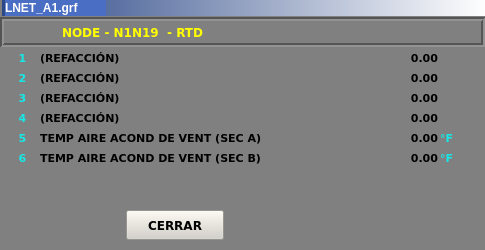
<?xml version="1.0" encoding="UTF-8"?>
<ui version="4.0">
 <class>Inet_AI_19</class>
 <widget class="QWidget" name="Inet_AI_19">
  <property name="geometry">
   <rect>
    <x>0</x>
    <y>0</y>
    <width>485</width>
    <height>250</height>
   </rect>
  </property>
  <property name="minimumSize">
   <size>
    <width>485</width>
    <height>250</height>
   </size>
  </property>
  <property name="maximumSize">
   <size>
    <width>485</width>
    <height>250</height>
   </size>
  </property>
  <property name="windowTitle">
   <string>Inet_AI_19</string>
  </property>
  <property name="styleSheet">
   <string notr="true">background-color: rgb(128, 128, 128);</string>
  </property>
  <widget class="QLabel" name="lbNumDes_2">
   <property name="geometry">
    <rect>
     <x>388</x>
     <y>70</y>
     <width>50</width>
     <height>16</height>
    </rect>
   </property>
   <property name="font">
    <font>
     <family>Verdana</family>
     <pointsize>8</pointsize>
     <weight>75</weight>
     <bold>true</bold>
    </font>
   </property>
   <property name="text">
    <string>0.00</string>
   </property>
   <property name="alignment">
    <set>Qt::AlignRight|Qt::AlignTrailing|Qt::AlignVCenter</set>
   </property>
  </widget>
  <widget class="QPushButton" name="btCerrar">
   <property name="geometry">
    <rect>
     <x>126</x>
     <y>210</y>
     <width>98</width>
     <height>30</height>
    </rect>
   </property>
   <property name="font">
    <font>
     <family>Verdana</family>
     <pointsize>9</pointsize>
     <weight>75</weight>
     <bold>true</bold>
    </font>
   </property>
   <property name="styleSheet">
    <string notr="true">background-color: rgb(212, 208, 200);</string>
   </property>
   <property name="text">
    <string>CERRAR</string>
   </property>
  </widget>
  <widget class="QLabel" name="lbUni_1">
   <property name="geometry">
    <rect>
     <x>440</x>
     <y>50</y>
     <width>43</width>
     <height>16</height>
    </rect>
   </property>
   <property name="font">
    <font>
     <family>Verdana</family>
     <pointsize>8</pointsize>
     <weight>75</weight>
     <bold>true</bold>
    </font>
   </property>
   <property name="styleSheet">
    <string notr="true">color: rgb(22, 232, 232);</string>
   </property>
   <property name="text">
    <string/>
   </property>
   <property name="alignment">
    <set>Qt::AlignLeading|Qt::AlignLeft|Qt::AlignVCenter</set>
   </property>
  </widget>
  <widget class="QLabel" name="lbUni_6">
   <property name="geometry">
    <rect>
     <x>440</x>
     <y>150</y>
     <width>43</width>
     <height>16</height>
    </rect>
   </property>
   <property name="font">
    <font>
     <family>Verdana</family>
     <pointsize>8</pointsize>
     <weight>75</weight>
     <bold>true</bold>
    </font>
   </property>
   <property name="styleSheet">
    <string notr="true">color: rgb(22, 232, 232);</string>
   </property>
   <property name="text">
    <string>°F</string>
   </property>
   <property name="alignment">
    <set>Qt::AlignLeading|Qt::AlignLeft|Qt::AlignVCenter</set>
   </property>
  </widget>
  <widget class="QLabel" name="lbNum_6">
   <property name="geometry">
    <rect>
     <x>12</x>
     <y>150</y>
     <width>21</width>
     <height>16</height>
    </rect>
   </property>
   <property name="font">
    <font>
     <family>Verdana</family>
     <pointsize>8</pointsize>
     <weight>75</weight>
     <bold>true</bold>
    </font>
   </property>
   <property name="styleSheet">
    <string notr="true">color: rgb(22, 232, 232);</string>
   </property>
   <property name="text">
    <string>6</string>
   </property>
   <property name="alignment">
    <set>Qt::AlignCenter</set>
   </property>
  </widget>
  <widget class="QLabel" name="lbNum_1">
   <property name="geometry">
    <rect>
     <x>12</x>
     <y>50</y>
     <width>21</width>
     <height>16</height>
    </rect>
   </property>
   <property name="font">
    <font>
     <family>Verdana</family>
     <pointsize>8</pointsize>
     <weight>75</weight>
     <bold>true</bold>
    </font>
   </property>
   <property name="styleSheet">
    <string notr="true">color: rgb(22, 232, 232);</string>
   </property>
   <property name="text">
    <string>1</string>
   </property>
   <property name="alignment">
    <set>Qt::AlignCenter</set>
   </property>
  </widget>
  <widget class="QLabel" name="lbTit_5">
   <property name="geometry">
    <rect>
     <x>40</x>
     <y>130</y>
     <width>340</width>
     <height>16</height>
    </rect>
   </property>
   <property name="font">
    <font>
     <family>Verdana</family>
     <pointsize>8</pointsize>
     <weight>75</weight>
     <bold>true</bold>
    </font>
   </property>
   <property name="text">
    <string>TEMP AIRE ACOND DE VENT (SEC A)</string>
   </property>
  </widget>
  <widget class="QLabel" name="lbUni_4">
   <property name="geometry">
    <rect>
     <x>440</x>
     <y>110</y>
     <width>43</width>
     <height>16</height>
    </rect>
   </property>
   <property name="font">
    <font>
     <family>Verdana</family>
     <pointsize>8</pointsize>
     <weight>75</weight>
     <bold>true</bold>
    </font>
   </property>
   <property name="styleSheet">
    <string notr="true">color: rgb(22, 232, 232);</string>
   </property>
   <property name="text">
    <string/>
   </property>
   <property name="alignment">
    <set>Qt::AlignLeading|Qt::AlignLeft|Qt::AlignVCenter</set>
   </property>
  </widget>
  <widget class="QLabel" name="lbTit_2">
   <property name="geometry">
    <rect>
     <x>40</x>
     <y>70</y>
     <width>340</width>
     <height>16</height>
    </rect>
   </property>
   <property name="font">
    <font>
     <family>Verdana</family>
     <pointsize>8</pointsize>
     <weight>75</weight>
     <bold>true</bold>
    </font>
   </property>
   <property name="text">
    <string>(REFACCIÓN)</string>
   </property>
  </widget>
  <widget class="QLabel" name="lbNumDes_5">
   <property name="geometry">
    <rect>
     <x>388</x>
     <y>130</y>
     <width>50</width>
     <height>16</height>
    </rect>
   </property>
   <property name="font">
    <font>
     <family>Verdana</family>
     <pointsize>8</pointsize>
     <weight>75</weight>
     <bold>true</bold>
    </font>
   </property>
   <property name="text">
    <string>0.00</string>
   </property>
   <property name="alignment">
    <set>Qt::AlignRight|Qt::AlignTrailing|Qt::AlignVCenter</set>
   </property>
  </widget>
  <widget class="QLabel" name="lbNum_5">
   <property name="geometry">
    <rect>
     <x>12</x>
     <y>130</y>
     <width>21</width>
     <height>16</height>
    </rect>
   </property>
   <property name="font">
    <font>
     <family>Verdana</family>
     <pointsize>8</pointsize>
     <weight>75</weight>
     <bold>true</bold>
    </font>
   </property>
   <property name="styleSheet">
    <string notr="true">color: rgb(22, 232, 232);</string>
   </property>
   <property name="text">
    <string>5</string>
   </property>
   <property name="alignment">
    <set>Qt::AlignCenter</set>
   </property>
  </widget>
  <widget class="QLabel" name="lbTit_3">
   <property name="geometry">
    <rect>
     <x>40</x>
     <y>90</y>
     <width>340</width>
     <height>16</height>
    </rect>
   </property>
   <property name="font">
    <font>
     <family>Verdana</family>
     <pointsize>8</pointsize>
     <weight>75</weight>
     <bold>true</bold>
    </font>
   </property>
   <property name="text">
    <string>(REFACCIÓN)</string>
   </property>
  </widget>
  <widget class="QLabel" name="lbNum_2">
   <property name="geometry">
    <rect>
     <x>12</x>
     <y>70</y>
     <width>21</width>
     <height>16</height>
    </rect>
   </property>
   <property name="font">
    <font>
     <family>Verdana</family>
     <pointsize>8</pointsize>
     <weight>75</weight>
     <bold>true</bold>
    </font>
   </property>
   <property name="styleSheet">
    <string notr="true">color: rgb(22, 232, 232);</string>
   </property>
   <property name="text">
    <string>2</string>
   </property>
   <property name="alignment">
    <set>Qt::AlignCenter</set>
   </property>
  </widget>
  <widget class="QLabel" name="lbNum_4">
   <property name="geometry">
    <rect>
     <x>12</x>
     <y>110</y>
     <width>21</width>
     <height>16</height>
    </rect>
   </property>
   <property name="font">
    <font>
     <family>Verdana</family>
     <pointsize>8</pointsize>
     <weight>75</weight>
     <bold>true</bold>
    </font>
   </property>
   <property name="styleSheet">
    <string notr="true">color: rgb(22, 232, 232);</string>
   </property>
   <property name="text">
    <string>4</string>
   </property>
   <property name="alignment">
    <set>Qt::AlignCenter</set>
   </property>
  </widget>
  <widget class="QLabel" name="lbNum_3">
   <property name="geometry">
    <rect>
     <x>12</x>
     <y>90</y>
     <width>21</width>
     <height>16</height>
    </rect>
   </property>
   <property name="font">
    <font>
     <family>Verdana</family>
     <pointsize>8</pointsize>
     <weight>75</weight>
     <bold>true</bold>
    </font>
   </property>
   <property name="styleSheet">
    <string notr="true">color: rgb(22, 232, 232);</string>
   </property>
   <property name="text">
    <string>3</string>
   </property>
   <property name="alignment">
    <set>Qt::AlignCenter</set>
   </property>
  </widget>
  <widget class="QLabel" name="lbNumDes_4">
   <property name="geometry">
    <rect>
     <x>388</x>
     <y>110</y>
     <width>50</width>
     <height>16</height>
    </rect>
   </property>
   <property name="font">
    <font>
     <family>Verdana</family>
     <pointsize>8</pointsize>
     <weight>75</weight>
     <bold>true</bold>
    </font>
   </property>
   <property name="text">
    <string>0.00</string>
   </property>
   <property name="alignment">
    <set>Qt::AlignRight|Qt::AlignTrailing|Qt::AlignVCenter</set>
   </property>
  </widget>
  <widget class="QLabel" name="lbNumDes_6">
   <property name="geometry">
    <rect>
     <x>388</x>
     <y>150</y>
     <width>50</width>
     <height>16</height>
    </rect>
   </property>
   <property name="font">
    <font>
     <family>Verdana</family>
     <pointsize>8</pointsize>
     <weight>75</weight>
     <bold>true</bold>
    </font>
   </property>
   <property name="text">
    <string>0.00</string>
   </property>
   <property name="alignment">
    <set>Qt::AlignRight|Qt::AlignTrailing|Qt::AlignVCenter</set>
   </property>
  </widget>
  <widget class="QFrame" name="frame_2">
   <property name="geometry">
    <rect>
     <x>2</x>
     <y>0</y>
     <width>485</width>
     <height>16</height>
    </rect>
   </property>
   <property name="styleSheet">
    <string notr="true">background-color: qlineargradient(spread:pad, x1:0, y1:0, x2:1, y2:0, stop:0 rgba(43, 71, 134, 255), stop:1 rgba(255, 255, 255, 255));</string>
   </property>
   <property name="frameShape">
    <enum>QFrame::Panel</enum>
   </property>
   <property name="frameShadow">
    <enum>QFrame::Raised</enum>
   </property>
   <property name="lineWidth">
    <number>0</number>
   </property>
   <widget class="QLabel" name="lbIP">
    <property name="geometry">
     <rect>
      <x>3</x>
      <y>0</y>
      <width>101</width>
      <height>16</height>
     </rect>
    </property>
    <property name="font">
     <font>
      <pointsize>9</pointsize>
      <weight>75</weight>
      <bold>true</bold>
     </font>
    </property>
    <property name="styleSheet">
     <string notr="true">background-color: rgb(74, 110, 195);
color: rgb(255, 255, 255);
background-color: rgb(74, 110, 195);</string>
    </property>
    <property name="text">
     <string>LNET_A1.grf</string>
    </property>
   </widget>
  </widget>
  <widget class="QLabel" name="lbUni_2">
   <property name="geometry">
    <rect>
     <x>440</x>
     <y>70</y>
     <width>43</width>
     <height>16</height>
    </rect>
   </property>
   <property name="font">
    <font>
     <family>Verdana</family>
     <pointsize>8</pointsize>
     <weight>75</weight>
     <bold>true</bold>
    </font>
   </property>
   <property name="styleSheet">
    <string notr="true">color: rgb(22, 232, 232);</string>
   </property>
   <property name="text">
    <string/>
   </property>
   <property name="alignment">
    <set>Qt::AlignLeading|Qt::AlignLeft|Qt::AlignVCenter</set>
   </property>
  </widget>
  <widget class="QLabel" name="lbUni_3">
   <property name="geometry">
    <rect>
     <x>440</x>
     <y>90</y>
     <width>43</width>
     <height>16</height>
    </rect>
   </property>
   <property name="font">
    <font>
     <family>Verdana</family>
     <pointsize>8</pointsize>
     <weight>75</weight>
     <bold>true</bold>
    </font>
   </property>
   <property name="styleSheet">
    <string notr="true">color: rgb(22, 232, 232);</string>
   </property>
   <property name="text">
    <string/>
   </property>
   <property name="alignment">
    <set>Qt::AlignLeading|Qt::AlignLeft|Qt::AlignVCenter</set>
   </property>
  </widget>
  <widget class="QLabel" name="lbTit_1">
   <property name="geometry">
    <rect>
     <x>40</x>
     <y>50</y>
     <width>340</width>
     <height>16</height>
    </rect>
   </property>
   <property name="font">
    <font>
     <family>Verdana</family>
     <pointsize>8</pointsize>
     <weight>75</weight>
     <bold>true</bold>
    </font>
   </property>
   <property name="text">
    <string>(REFACCIÓN)</string>
   </property>
  </widget>
  <widget class="QLabel" name="lbNumDes_1">
   <property name="geometry">
    <rect>
     <x>388</x>
     <y>50</y>
     <width>50</width>
     <height>16</height>
    </rect>
   </property>
   <property name="font">
    <font>
     <family>Verdana</family>
     <pointsize>8</pointsize>
     <weight>75</weight>
     <bold>true</bold>
    </font>
   </property>
   <property name="text">
    <string>0.00</string>
   </property>
   <property name="alignment">
    <set>Qt::AlignRight|Qt::AlignTrailing|Qt::AlignVCenter</set>
   </property>
  </widget>
  <widget class="QLabel" name="lbTit_4">
   <property name="geometry">
    <rect>
     <x>40</x>
     <y>110</y>
     <width>340</width>
     <height>16</height>
    </rect>
   </property>
   <property name="font">
    <font>
     <family>Verdana</family>
     <pointsize>8</pointsize>
     <weight>75</weight>
     <bold>true</bold>
    </font>
   </property>
   <property name="text">
    <string>(REFACCIÓN)</string>
   </property>
  </widget>
  <widget class="QLabel" name="lbUni_5">
   <property name="geometry">
    <rect>
     <x>440</x>
     <y>130</y>
     <width>43</width>
     <height>16</height>
    </rect>
   </property>
   <property name="font">
    <font>
     <family>Verdana</family>
     <pointsize>8</pointsize>
     <weight>75</weight>
     <bold>true</bold>
    </font>
   </property>
   <property name="styleSheet">
    <string notr="true">color: rgb(22, 232, 232);</string>
   </property>
   <property name="text">
    <string>°F</string>
   </property>
   <property name="alignment">
    <set>Qt::AlignLeading|Qt::AlignLeft|Qt::AlignVCenter</set>
   </property>
  </widget>
  <widget class="QFrame" name="frame">
   <property name="geometry">
    <rect>
     <x>0</x>
     <y>17</y>
     <width>485</width>
     <height>30</height>
    </rect>
   </property>
   <property name="styleSheet">
    <string notr="true">border-color: rgb(255, 255, 255);</string>
   </property>
   <property name="frameShape">
    <enum>QFrame::Box</enum>
   </property>
   <property name="frameShadow">
    <enum>QFrame::Sunken</enum>
   </property>
   <property name="lineWidth">
    <number>2</number>
   </property>
   <widget class="QLabel" name="label">
    <property name="geometry">
     <rect>
      <x>62</x>
      <y>4</y>
      <width>400</width>
      <height>22</height>
     </rect>
    </property>
    <property name="font">
     <font>
      <family>Verdana</family>
      <pointsize>9</pointsize>
      <weight>75</weight>
      <bold>true</bold>
     </font>
    </property>
    <property name="styleSheet">
     <string notr="true">color: rgb(255, 255, 0);</string>
    </property>
    <property name="text">
     <string>NODE - N1N19  - RTD</string>
    </property>
   </widget>
  </widget>
  <widget class="QLabel" name="lbNumDes_3">
   <property name="geometry">
    <rect>
     <x>388</x>
     <y>90</y>
     <width>50</width>
     <height>16</height>
    </rect>
   </property>
   <property name="font">
    <font>
     <family>Verdana</family>
     <pointsize>8</pointsize>
     <weight>75</weight>
     <bold>true</bold>
    </font>
   </property>
   <property name="text">
    <string>0.00</string>
   </property>
   <property name="alignment">
    <set>Qt::AlignRight|Qt::AlignTrailing|Qt::AlignVCenter</set>
   </property>
  </widget>
  <widget class="QLabel" name="lbTit_6">
   <property name="geometry">
    <rect>
     <x>40</x>
     <y>150</y>
     <width>340</width>
     <height>16</height>
    </rect>
   </property>
   <property name="font">
    <font>
     <family>Verdana</family>
     <pointsize>8</pointsize>
     <weight>75</weight>
     <bold>true</bold>
    </font>
   </property>
   <property name="text">
    <string>TEMP AIRE ACOND DE VENT (SEC B)</string>
   </property>
  </widget>
 </widget>
 <layoutdefault spacing="6" margin="11"/>
 <resources/>
 <connections/>
</ui>
